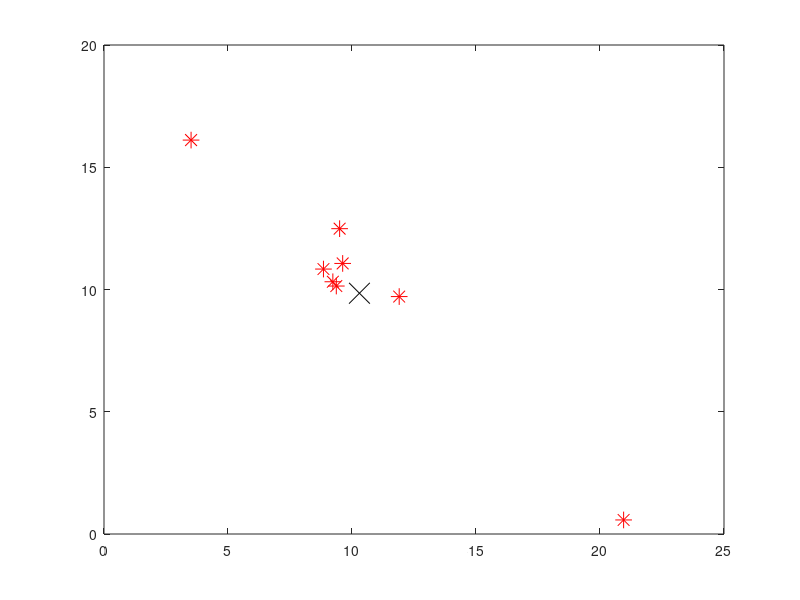

MATLAB code for this plot: (Note: this script raises an error after producing the figure.)
%%%%%%%%%%%%%%%%%%%%%%%%%%%%%%%%%%%%%%%%%%%%%%%%%%%%%%
%                   ASEN 5070-Problem 4
% 
% Zach Dischner
%   Exam 3
%       Problem 4
% 
% 
% 
% Solves and answers questions relating to problem 4 of the STATOD final
% exam
% 
% 
%%%%%%%%%%%%%%%%%%%%%%%%%%%%%%%%%%%%%%%%%%%%%%%%%%%%%%

%% Prepare Workspace
clc;clear all;close all

%% Load Data
tmp=load('Exam3_Problem4_data.txt');

%% Form into useful datasets
for ii=1:8
    data(ii).xy = tmp(ii,2:3);
    x(ii) = tmp(ii,2);
    y(ii) = tmp(ii,3);
    data(ii).P  = reshape(tmp(ii,4:end),2,2);
    data(ii).sigma = data(ii).P(1,1)^.5;
end


%% a - Find best guess of xhat, and covariance matrix
sumP_inv=0;
sumx=0;
xhat = [0 0]';
for ii=1:8
    sumP_inv = sumP_inv + inv(data(ii).P);
    sumx = sumx + inv(data(ii).P)*data(ii).xy';
end

xhat = inv(sumP_inv)*sumx;
Pfinal = inv(sumP_inv);

fprintf('The guess for xhat is: [%3.3f,%3.3f]',xhat(1),xhat(2))
fprintf('\n\nWith a covariance matrix of:  [%3.3f,%3.3f]',Pfinal(1),Pfinal(2))
fprintf('\n..............................[%3.3f,%3.3f]\n',Pfinal(3),Pfinal(4))
  


%% b - Plot points and ellipses
figure
plot(x,y,'r*','MarkerSize',12)
hold on
for ii = 1:8
%     error_ellipse(data(ii).P,[data(ii).xy]);
end
plot(xhat(1),xhat(2),'xk','MarkerSize',15)

cov_ellipse(Pfinal,xhat(1),xhat(2),'G');
cov_ellipse(Pfinal*2^2,xhat(1),xhat(2),'m');
cov_ellipse(Pfinal*3^2,xhat(1),xhat(2),'r');
% error_ellipse(Pfinal,xhat)
% lines = sort(findobj(gca,'Type','line'));
% set(lines(end),'color','green')
% 
% 
% error_ellipse(Pfinal*4,xhat)
% lines = sort(findobj(gca,'Type','line'));
% set(lines(end),'color','magenta')
% 
% error_ellipse(Pfinal*9,xhat)
% lines = sort(findobj(gca,'Type','line'));
% set(lines(end),'color','red')

legend('$\hat{x}_i$','$\hat{x}_{comb}$','$1-\sigma$','$2-\sigma$','$3-\sigma$')
xlabel('x');ylabel('y');title('Problem 4b - Combined $\hat{x}$ Estimate')

% 1sigma, 2sigma,3sigma are given by :
%   error_ellipse(P*1)
%   error_ellipse(P*4)
%   error_ellipse(P*9)

   

%% C - Look at x_6
xhat2 = xhat - xhat;
xhat6 =[x(6),y(6)]' - xhat;
figure
plot(xhat6(1),xhat6(2),'r*','MarkerSize',12)
hold on
plot(xhat2(1),xhat2(2),'xk','MarkerSize',15)

% error_ellipse(Pfinal,xhat2)
% lines = sort(findobj(gca,'Type','line'));
% set(lines(end),'color','green')
% 
% error_ellipse(Pfinal*4,xhat2)
% lines = sort(findobj(gca,'Type','line'));
% set(lines(end),'color','magenta')
% 
% error_ellipse(Pfinal*9,xhat2)
% lines = sort(findobj(gca,'Type','line'));
% set(lines(end),'color','red')
cov_ellipse(Pfinal,xhat2(1),xhat2(2),'G');
cov_ellipse(Pfinal*2^2,xhat2(1),xhat2(2),'m');
cov_ellipse(Pfinal*3^2,xhat2(1),xhat2(2),'r');

a= Pfinal(1,1)^.5;
b=Pfinal(2,2)^.5;


% Get U, the rotation vector
% xhat6=[x(6),y(6)]';
[vec,val]=eigs(Pfinal);
U=vec;
%Rotate point into principle axis
xhat6prime = U'*xhat6;
% xhat6prime = -[xhat6prime(2),xhat6prime(1)]' + xhat;
plot(xhat6prime(1) ,xhat6prime(2),'b*','Markersize',12)

% Scale
a= Pfinal(1,1)^.5;
b=Pfinal(2,2)^.5;

% delsigx = (xhat6prime(1))/a;
% delsigy = (xhat6prime(2))/b;
% 
% nsigma = sqrt(delsigx^2 + delsigy^2);


% error_ellipse(Pfinal*13.157268^2,xhat2)
% lines = sort(findobj(gca,'Type','line'));
% set(lines(end),'color','yellow')


phi = atan2(U(2,1),U(1,1));
% dist = norm(xhat6-xhat2);
% delx = dist*U(1,1);
% dely = dist*(U(1,2));
% delsigx = delx/a;
% delsigy=dely/b;
% delsigma = norm([delsigx delsigy]);

th=atan2(xhat6prime(2),xhat6prime(1));
rel=th-phi;
d=norm(xhat6prime);
delx=d*cos(rel);
dely=d*sin(rel);
delxstd=delx/a;
delystd=dely/b;

delstd = sqrt(delxstd^2 + delystd^2);

cov_ellipse(Pfinal*delstd^2,xhat2(1),xhat2(2),'y')

% plot principle axis
quiver([xhat2(1),xhat2(1)]',[xhat2(2) xhat2(2)]',vec(:,2),vec(:,1),6)

legend('$\hat{x}_6$','$\hat{x}_{comb}$','$1-\sigma$','$2-\sigma$','$3-\sigma$','$\hat{x}_6''$ Rel to $\hat{x}_{comb}$','15.78-$\sigma$','Principle Axes','location','best')
xlabel('x');ylabel('y');title('Problem 4c - Combined $\hat{x}$ Estimate')

fprintf('\n\nxhat6 is %3.3f STD from xhat in X',delxstd);
fprintf('\nxhat6 is %3.3f STD from xhat in Y',delystd);
fprintf('\nFor a total sigma distance of %3.3f\n\n',delstd)


%% d - find dist from x6 to xhat
xhat6 =[x(6),y(6)]' - [x(6),y(6)]';
xhat2 = xhat - [x(6);y(6)];

P6 = data(6).P;
figure
plot(xhat6(1),xhat6(2),'r*','MarkerSize',12)
hold on
plot(xhat2(1),xhat2(2),'xk','MarkerSize',15)

cov_ellipse(P6,xhat6(1),xhat6(2),'g')
% error_ellipse(P6,xhat6)
% lines = sort(findobj(gca,'Type','line'));
% set(lines(end),'color','green')

a= P6(1,1)^.5;
b= P6(2,2)^.5;

[vec,val]=eigs(P6);
U=vec;
phi = atan2(U(2,1),U(1,1));
% dist = norm(xhat-xhat6);
% delx = dist*U(1,1);
% dely = dist*(U(1,2));
% delsigx = delx/a;
% delsigy=dely/b;
del=U'*[xhat2-xhat6];

xrel=del(1)*cos(phi);
yrel=del(2)*sin(phi);
delsigx=xrel/a;
delsigy=yrel/b;
delsigma = norm([delsigx delsigy]);

xhat2prime = U'*(xhat2);
th=atan2(xhat2prime(2),xhat2prime(1));
rel=th-phi;
d=norm(xhat2prime);
delx=d*cos(rel);
dely=d*sin(rel);
delxstd=delx/a;
delystd=dely/b;

delstd = sqrt(delxstd^2 + delystd^2);

cov_ellipse(P6*delstd^2,xhat6(1),xhat6(2),'y');
% error_ellipse(P6*delstd^2,xhat6)
% lines = sort(findobj(gca,'Type','line'));
% set(lines(end),'color','yellow')
quiver([xhat6(1),xhat6(1)]',[xhat6(2) xhat6(2)]',vec(:,2),vec(:,1),6)
fprintf('\n\nxhat6 is %3.3f STD from xhat in X',delxstd);
fprintf('\nxhat6 is %3.3f STD from xhat in Y',delystd);
fprintf('\nFor a total sigma distance of %3.3f\n\n',delstd)

legend('$\hat{x}_6$','$\hat{x}_{comb}$','$1-\sigma$','1.336-$\sigma$','Principal Axes','location','best')


%% e - The plot for all covariance matrices
figure
hold on
cmap = hsv(9);
for ii = 1:8
    plot(x(ii),y(ii),'.','Color',cmap(ii,:))
%     error_ellipse(data(ii).P,[data(ii).xy]);
%     lines = sort(findobj(gca,'Type','line'));
%     set(lines(end),'color',cmap(ii,:))
    cov_ellipse(data(ii).P,x(ii),y(ii),cmap(ii,:));
end

plot(xhat(1),xhat(2),'xk','MarkerSize',15)
% error_ellipse(Pfinal,xhat);
cov_ellipse(Pfinal,xhat(1),xhat(2),cmap(9,:));
lines = sort(findobj(gca,'Type','line'));
% set(lines(end),'color',cmap(9,:))
set(lines(end),'linewidth',3)

title('Problem 4e - All Probability Ellipsoids')

legend('$\hat{x}_1$','$P_1$','$\hat{x}_2$','$P_2$','$\hat{x}_3$','$P_3$',...
        '$\hat{x}_4$','$P_4$','$\hat{x}_5$','$P_5$','$\hat{x}_6$','$P_6$','$\hat{x}_7$',...
        '$P_7$','$\hat{x}_8$','$P_8$','$\hat{x}_{comb}$','$P_{\hat{x}_{comb}}$','location','best')
    
    
    

%% g - Monte Carlo
figure
hold on
plot(xhat(1),xhat(2),'xk','MarkerSize',15)
% error_ellipse(Pfinal,xhat);
% 
% error_ellipse(Pfinal*4,xhat);
% lines = sort(findobj(gca,'Type','line'));
% set(lines(end),'color','yellow')
% 
% error_ellipse(Pfinal*9,xhat);
% lines = sort(findobj(gca,'Type','line'));
% set(lines(end),'color','red')
cov_ellipse(Pfinal,xhat(1),xhat(2),'b');
cov_ellipse(Pfinal*2^2,xhat(1),xhat(2),'y');
cov_ellipse(Pfinal*3^2,xhat(1),xhat(2),'r');


S = (chol(Pfinal))';
x_montbar = [0;0];
P_mont = [0 0;0 0];
for ii = 1:10000
    e=randn(2,1);
    x_mont(:,ii)=(S'*e)+xhat;
    x_montbar = (x_montbar + x_mont(:,ii))/2;
    P_mont = (P_mont + (x_mont(:,ii) -x_montbar)*(x_mont(:,ii)-x_montbar)')/2; 
end
plot(x_mont(1,:),x_mont(2,:),'k.','markersize',1)

plot(x_montbar(1),x_montbar(2),'og','Markersize',15)


cov_ellipse(P_mont,x_montbar(1),x_montbar(2),'G');
% error_ellipse(P_mont,x_montbar);
% lines = sort(findobj(gca,'Type','line'));
% set(lines(end),'color','green')

% x_montbar = sum(x_mont,2)/ii;

legend('$\hat{x}_{comb}$','1-$\sigma$','2-$\sigma$','3-$\sigma$','Monte Carlo Iter','$\bar{x}$','$P_{MonteCarlo}$','location','best')
    
    





% [evecs,evals] = eig([Pfinal,[0;0];[0 0 0]]);
% semi(1) = sqrt(evals(1,1));
% semi(2) = sqrt(evals(2,2));
% semi(3) = sqrt(evals(3,3));
% semi = sort(semi);
% semi = semi([3,2,1]);
% plotEllipsoid(evecs,semi)
    
